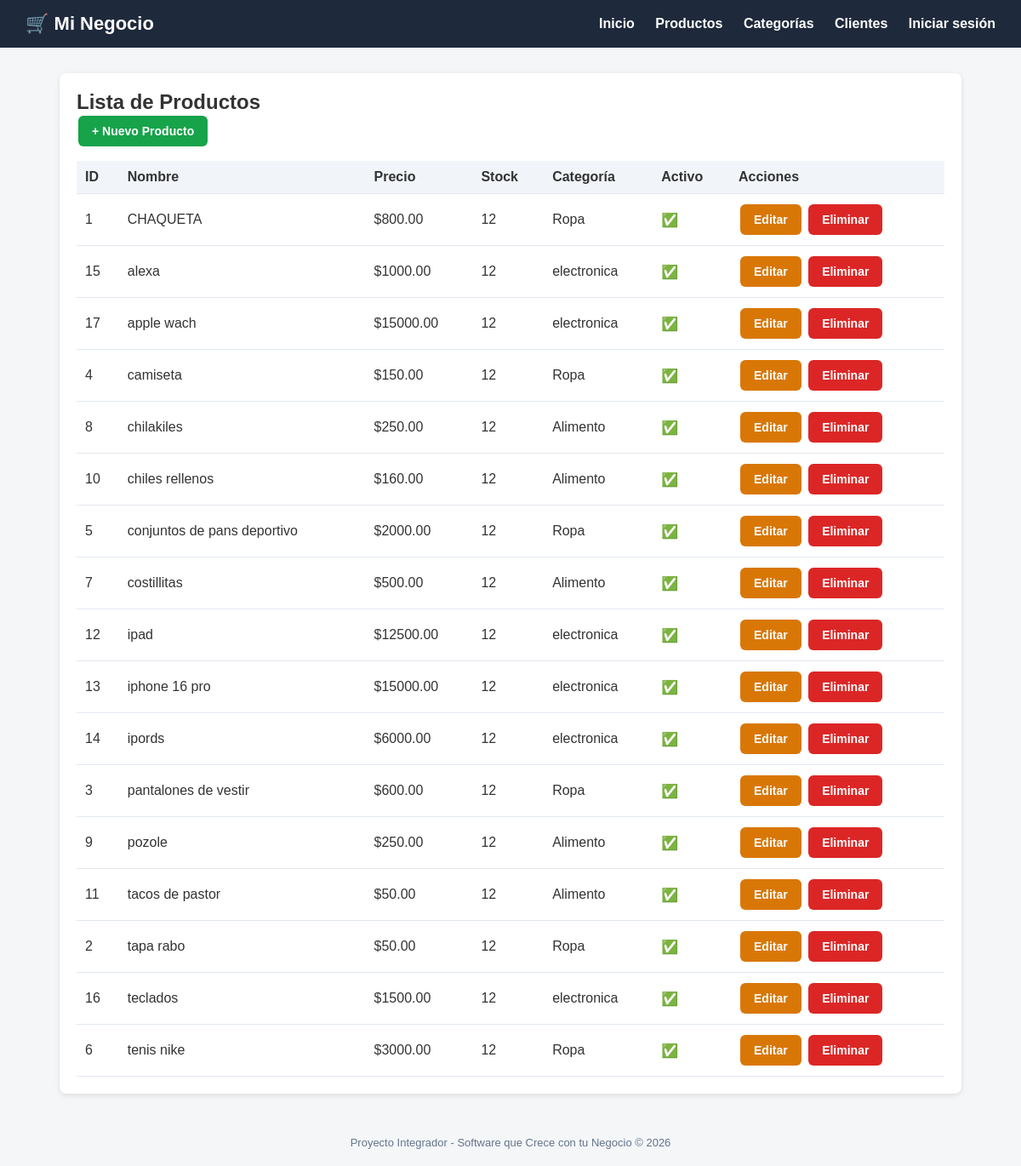
/productos/, run on the app's committed database.
### tienda/models.py (models this page shows, shortened)
class Producto(models.Model):
    nombre = models.CharField(max_length=200)
    descripcion = models.TextField(blank=True, null=True)
    precio = models.DecimalField(max_digits=10, decimal_places=2)
    stock = models.IntegerField(default=0)
    categoria = models.ForeignKey(Categoria, on_delete=models.CASCADE)
    fecha_creacion = models.DateTimeField(auto_now_add=True)
    activo = models.BooleanField(default=True)
    class Meta:
        verbose_name = "Producto"
        verbose_name_plural = "Productos"
        ordering = ['nombre']

class Categoria(models.Model):
    nombre = models.CharField(max_length=100)
    descripcion = models.TextField(blank=True, null=True)
    class Meta:
        verbose_name = "Categoria"
        verbose_name_plural = "Categorías"

### tienda/views.py (the view)
# urls.py: path('productos/', views.lista_productos, name='lista_productos'),
def lista_productos(request):
    productos = Producto.objects.all()
    return render(request, 'tienda/productos/lista.html', {'productos': productos})

### tienda/templates/tienda/productos/lista.html (shortened to what this page needs)
{% extends 'base.html' %}
{% block content %}
<div class="card">
    <h2>Lista de Productos</h2>
    <a href="{% url 'crear_producto' %}" class="btn btn-success">+ Nuevo Producto</a>
    <table>
        <thead>
            <tr><th>ID</th><th>Nombre</th><th>Precio</th><th>Stock</th><th>Categoría</th><th>Activo</th><th>Acciones</th></tr>
        </thead>
        <tbody>
            {% for producto in productos %}
            <tr>
                <td>{{ producto.id }}</td>
                <td>{{ producto.nombre }}</td>
                <td>${{ producto.precio }}</td>
                <td>{{ producto.stock }}</td>
                <td>{{ producto.categoria.nombre }}</td>
                <td>{% if producto.activo %}✅{% else %}❌{% endif %}</td>
                <td>
                    <a href="{% url 'editar_producto' producto.pk %}" class="btn btn-warning">Editar</a>
                    <a href="{% url 'eliminar_producto' producto.pk %}" class="btn btn-danger">Eliminar</a>
                </td>
            </tr>
            {% empty %}
            <tr><td colspan="7">No hay productos registrados.</td></tr>
            {% endfor %}
        </tbody>
    </table>
</div>
{% endblock %}

### tienda/templates/base.html (style rules this page uses)
* { margin: 0; padding: 0; box-sizing: border-box; }
body { font-family: Arial, sans-serif; background: #f4f6f8; color: #333; }
.card { background: #fff; border-radius: 8px; padding: 20px; box-shadow: 0 2px 6px rgba(0,0,0,0.1); margin-bottom: 20px; }
.btn { display: inline-block; padding: 10px 16px; border-radius: 6px; text-decoration: none; color: #fff; font-weight: bold; border: none; cursor: pointer; font-size: 14px; margin: 2px; }
.btn-success { background: #16a34a; }
.btn-danger { background: #dc2626; }
.btn-warning { background: #d97706; }
table { width: 100%; border-collapse: collapse; margin-top: 15px; }
th, td { padding: 10px; text-align: left; border-bottom: 1px solid #e2e8f0; }
th { background: #f1f5f9; }

### data on the page
Producto: id "1", nombre "CHAQUETA", precio "800.00", stock "12", categoria.nombre "Ropa"
Producto: id "15", nombre "alexa", precio "1000.00", stock "12", categoria.nombre "electronica"
Producto: id "17", nombre "apple wach", precio "15000.00", stock "12", categoria.nombre "electronica"
Producto: id "4", nombre "camiseta", precio "150.00", stock "12", categoria.nombre "Ropa"
Producto: id "8", nombre "chilakiles", precio "250.00", stock "12", categoria.nombre "Alimento"
Producto: id "10", nombre "chiles rellenos", precio "160.00", stock "12", categoria.nombre "Alimento"
Producto: id "5", nombre "conjuntos de pans deportivo", precio "2000.00", stock "12", categoria.nombre "Ropa"
Producto: id "7", nombre "costillitas", precio "500.00", stock "12", categoria.nombre "Alimento"
Producto: id "12", nombre "ipad", precio "12500.00", stock "12", categoria.nombre "electronica"
Producto: id "13", nombre "iphone 16 pro", precio "15000.00", stock "12", categoria.nombre "electronica"
Producto: id "14", nombre "ipords", precio "6000.00", stock "12", categoria.nombre "electronica"
Producto: id "3", nombre "pantalones de vestir", precio "600.00", stock "12", categoria.nombre "Ropa"
Producto: id "9", nombre "pozole", precio "250.00", stock "12", categoria.nombre "Alimento"
Producto: id "11", nombre "tacos de pastor", precio "50.00", stock "12", categoria.nombre "Alimento"
Producto: id "2", nombre "tapa rabo", precio "50.00", stock "12", categoria.nombre "Ropa"
Producto: id "16", nombre "teclados", precio "1500.00", stock "12", categoria.nombre "electronica"
Producto: id "6", nombre "tenis nike", precio "3000.00", stock "12", categoria.nombre "Ropa"
